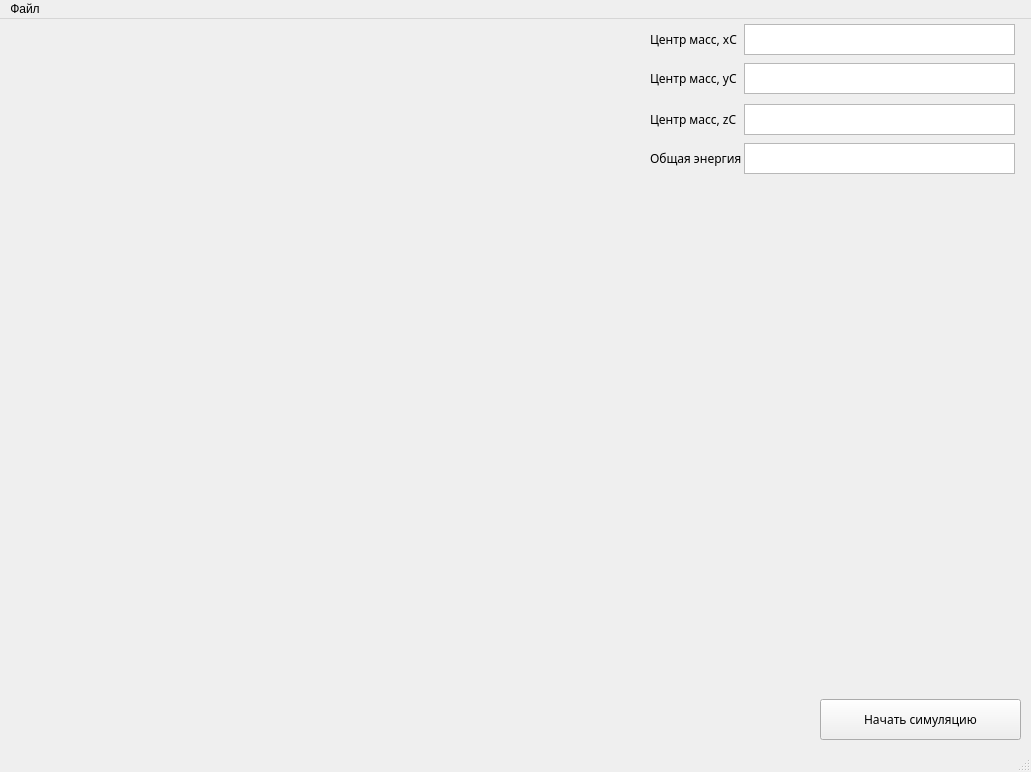
<?xml version="1.0" encoding="UTF-8"?>
<ui version="4.0">
 <class>MainWindow</class>
 <widget class="QMainWindow" name="MainWindow">
  <property name="geometry">
   <rect>
    <x>0</x>
    <y>0</y>
    <width>1031</width>
    <height>772</height>
   </rect>
  </property>
  <property name="sizePolicy">
   <sizepolicy hsizetype="Fixed" vsizetype="Fixed">
    <horstretch>0</horstretch>
    <verstretch>0</verstretch>
   </sizepolicy>
  </property>
  <property name="windowTitle">
   <string>MainWindow</string>
  </property>
  <widget class="QWidget" name="centralwidget">
   <widget class="MplWidget" name="MplWidget" native="true">
    <property name="geometry">
     <rect>
      <x>10</x>
      <y>10</y>
      <width>621</width>
      <height>701</height>
     </rect>
    </property>
   </widget>
   <widget class="QPushButton" name="pushButton">
    <property name="geometry">
     <rect>
      <x>820</x>
      <y>680</y>
      <width>201</width>
      <height>41</height>
     </rect>
    </property>
    <property name="font">
     <font>
      <family>Montserrat</family>
     </font>
    </property>
    <property name="text">
     <string>Начать симуляцию</string>
    </property>
   </widget>
   <widget class="QLabel" name="label">
    <property name="geometry">
     <rect>
      <x>650</x>
      <y>10</y>
      <width>101</width>
      <height>21</height>
     </rect>
    </property>
    <property name="font">
     <font>
      <family>Montserrat</family>
     </font>
    </property>
    <property name="text">
     <string>Центр масс, xC</string>
    </property>
   </widget>
   <widget class="QLabel" name="label_2">
    <property name="geometry">
     <rect>
      <x>650</x>
      <y>49</y>
      <width>101</width>
      <height>21</height>
     </rect>
    </property>
    <property name="font">
     <font>
      <family>Montserrat</family>
     </font>
    </property>
    <property name="text">
     <string>Центр масс, yC</string>
    </property>
   </widget>
   <widget class="QLabel" name="label_3">
    <property name="geometry">
     <rect>
      <x>650</x>
      <y>90</y>
      <width>101</width>
      <height>21</height>
     </rect>
    </property>
    <property name="font">
     <font>
      <family>Montserrat</family>
     </font>
    </property>
    <property name="text">
     <string>Центр масс, zC</string>
    </property>
   </widget>
   <widget class="QTextBrowser" name="textBrowser">
    <property name="geometry">
     <rect>
      <x>744</x>
      <y>5</y>
      <width>271</width>
      <height>31</height>
     </rect>
    </property>
   </widget>
   <widget class="QTextBrowser" name="textBrowser_2">
    <property name="geometry">
     <rect>
      <x>744</x>
      <y>44</y>
      <width>271</width>
      <height>31</height>
     </rect>
    </property>
   </widget>
   <widget class="QTextBrowser" name="textBrowser_3">
    <property name="geometry">
     <rect>
      <x>744</x>
      <y>85</y>
      <width>271</width>
      <height>31</height>
     </rect>
    </property>
   </widget>
   <widget class="QTextBrowser" name="textBrowser_4">
    <property name="geometry">
     <rect>
      <x>744</x>
      <y>124</y>
      <width>271</width>
      <height>31</height>
     </rect>
    </property>
   </widget>
   <widget class="QLabel" name="label_4">
    <property name="geometry">
     <rect>
      <x>650</x>
      <y>129</y>
      <width>100</width>
      <height>21</height>
     </rect>
    </property>
    <property name="font">
     <font>
      <family>Montserrat</family>
     </font>
    </property>
    <property name="text">
     <string>Общая энергия</string>
    </property>
   </widget>
  </widget>
  <widget class="QMenuBar" name="menubar">
   <property name="geometry">
    <rect>
     <x>0</x>
     <y>0</y>
     <width>1031</width>
     <height>21</height>
    </rect>
   </property>
   <widget class="QMenu" name="menu">
    <property name="font">
     <font>
      <family>Montserrat</family>
     </font>
    </property>
    <property name="title">
     <string>Файл</string>
    </property>
    <addaction name="newSystem"/>
    <addaction name="saveSystem"/>
    <addaction name="openSystem"/>
    <addaction name="separator"/>
    <addaction name="planetParameters"/>
   </widget>
   <addaction name="menu"/>
  </widget>
  <widget class="QStatusBar" name="statusbar"/>
  <action name="newSystem">
   <property name="text">
    <string>Новая система</string>
   </property>
   <property name="font">
    <font>
     <family>Montserrat</family>
    </font>
   </property>
  </action>
  <action name="saveSystem">
   <property name="text">
    <string>Сохранить</string>
   </property>
   <property name="font">
    <font>
     <family>Montserrat</family>
    </font>
   </property>
  </action>
  <action name="openSystem">
   <property name="text">
    <string>Открыть</string>
   </property>
   <property name="font">
    <font>
     <family>Montserrat</family>
    </font>
   </property>
  </action>
  <action name="planetParameters">
   <property name="text">
    <string>Параметры планет</string>
   </property>
   <property name="font">
    <font>
     <family>Montserrat</family>
    </font>
   </property>
  </action>
 </widget>
 <customwidgets>
  <customwidget>
   <class>MplWidget</class>
   <extends>QWidget</extends>
   <header>mplwidget.h</header>
   <container>1</container>
  </customwidget>
 </customwidgets>
 <resources/>
 <connections/>
</ui>
